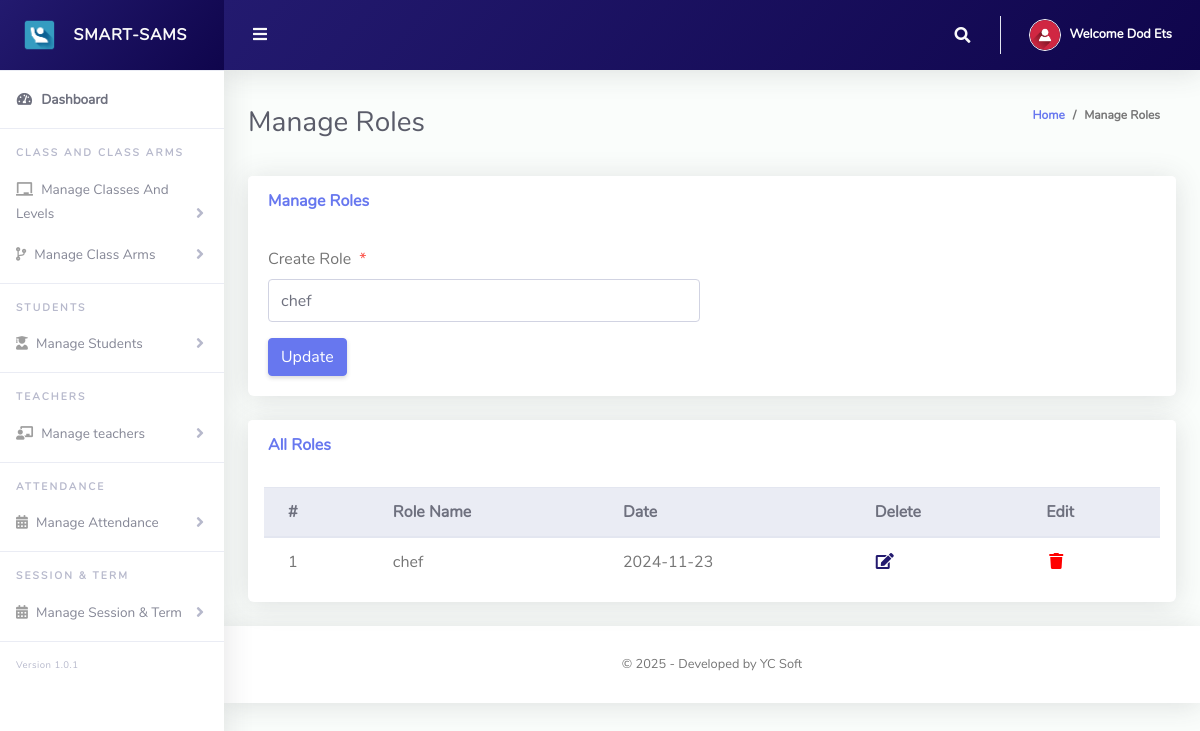
Page /Admin2/roles.php?action=edit&Id=1 (signed in) on the committed database.
### tables this page shows
CREATE TABLE `roles` (
  `id` int(255) NOT NULL,
  `roleName` varchar(255) NOT NULL,
  `school` varchar(255) NOT NULL,
  `dateCreated` varchar(255) NOT NULL
);

### Admin2/roles.php (the view, shortened to what this page needs)
<?php
include '../Includes/dbcon.php';
 if (isset($_GET['Id']) && isset($_GET['action']) && $_GET['action'] == "edit")
	{
        $Id= $_GET['Id'];
        $query=mysqli_query($conn,"SELECT * FROM roles WHERE id ='$Id'");
        $row=mysqli_fetch_array($query);
    }
?>
<!DOCTYPE html>
<html lang="en">
<head>
  <link href="../vendor/fontawesome-free/css/all.min.css" rel="stylesheet" type="text/css">
  <link href="../vendor/bootstrap/css/bootstrap.min.css" rel="stylesheet" type="text/css">
  <link href="css/ruang-admin.min.css" rel="stylesheet">
</head>
<body id="page-top">
  <div id="wrapper">
      <?php include "Includes/sidebar.php";?>
    <div id="content-wrapper" class="d-flex flex-column">
      <div id="content">
       <?php include "Includes/topbar.php";?>
        <div class="container-fluid" id="container-wrapper">
          <div class="d-sm-flex align-items-center justify-content-between mb-4">
            <h1 class="h3 mb-0 text-gray-800">Manage Roles</h1>
            <ol class="breadcrumb">
              <li class="breadcrumb-item"><a href="./">Home</a></li>
              <li class="breadcrumb-item active" aria-current="page">Manage Roles</li>
            </ol>
          </div>
          <div class="row">
            <div class="col-lg-12">
              <div class="card mb-4">
                <div class="card-header py-3 d-flex flex-row align-items-center justify-content-between">
                  <h6 class="m-0 font-weight-bold text-primary">Manage Roles</h6>
                </div>
                <div class="card-body">
                  <form method="post">
                   <div class="form-group row mb-3">
                        <div class="col-xl-6">
                            <label class="form-control-label">Create Role<span class="text-danger ml-2">*</span></label>
                      <input type="text" class="form-control" name="role" id="exampleInputFirstName" value="<?php echo $row['roleName'];?>" placeholder="Role" required>
                        </div>
</div>
<?php
                    if (isset($Id))
                    {
                    ?>
                    <button type="submit" name="update" class="btn btn-primary">Update</button>
                    <?php
                    } else {
                    ?>
                    <button type="submit" name="save" class="btn btn asa">Save</button>
                    <?php
                    }
                    ?>
                                      </form>
                </div>
              </div>
                 <div class="row">
              <div class="col-lg-12">
              <div class="card mb-4">
                <div class="card-header py-3 d-flex flex-row align-items-center justify-content-between">
                  <h6 class="m-0 font-weight-bold text-primary">All Roles</h6>
                </div>
                <div class="table-responsive p-3">
                  <table class="table align-items-center table-flush table-hover" id="dataTableHover">
                    <thead class="thead-light">
                      <tr>
                      <th>#</th>
                        <th>Role Name</th>
                        <th>Date</th>
                        <th>Delete</th>
                        <th>Edit</th>
                      </tr>
                    </thead>
                    <tbody>
                  <?php
                      $query = "SELECT * FROM roles WHERE school='$s'";
                      $rs = $conn->query($query);
                      $sn=0;
                      $num = $rs->num_rows;
                      if($num > 0)
                      {
                        while ($rows = $rs->fetch_assoc())
                          {
                            $sn = $sn + 1;
                            echo"
                              <tr>
                              <td>".$sn."</td>
                                <td>".$rows['roleName']."</td>
                                <td>".$rows['dateCreated']."</td>
                                <td><a href='?action=edit&Id=".$rows['id']."' class='aso'><i class='fas fa-fw fa-edit aso'></i></a></td>
                                <td><a href='?action=delete&Id=".$rows['id']."' style='color: red'><i class='fas fa-fw fa-trash' style='color: red'></i></a></td>
                              </tr>";
                          }
                      }
                      else
                      {
                           echo
                           "<div class='alert alert-danger' role='alert'>
                            No Record Found!
                            </div>";
                      }
                      ?>
                    </tbody>
                  </table>
                </div>
              </div>
            </div>
            </div>
          </div>
        </div>
      </div>
       <?php include "Includes/footer.php";?>
    </div>
  </div>
</body>
</html>

### Admin2/Includes/topbar.php (shortened to what this page needs)
<?php
  $query = "SELECT * FROM tbladmin WHERE Id = ".$_SESSION['userId']."";
  $rs = $conn->query($query);
  $rows = $rs->fetch_assoc();
  $fullName = $rows['firstName']." ".$rows['lastName'];
  $s = $rows['school'];
?>
<nav class="navbar navbar-expand navbar-light bg-gradient topbar mb-4 static-top asc">
          <button id="sidebarToggleTop" class="btn btn-link rounded-circle mr-3">
            <i class="fa fa-bars"></i>
          </button>
          <ul class="navbar-nav ml-auto">
            <li class="nav-item dropdown no-arrow">
              <a class="nav-link dropdown-toggle" href="#" id="searchDropdown" role="button" data-toggle="dropdown"
                aria-haspopup="true" aria-expanded="false">
                <i class="fas fa-search fa-fw"></i>
              </a>
            </li>
            <li class="nav-item dropdown no-arrow">
              <a class="nav-link dropdown-toggle" href="#" id="userDropdown" role="button" data-toggle="dropdown"
                aria-haspopup="true" aria-expanded="false">
                <img class="img-profile rounded-circle" src="img/user-icn.png" style="max-width: 60px">
                <span class="ml-2 d-none d-lg-inline text-white small"><b>Welcome <?php echo $fullName;?></b></span>
              </a>
            </li>
          </ul>
        </nav>

### Admin2/Includes/topbar.php (style rules this page uses)
.asc { background: linear-gradient(130deg, #231a6f, #0f054c); }
.aso { color:#231a6f; }

### rows in the picture
roles: role "chef", roleName "chef", dateCreated "2024-11-23"

### other values in the picture
$fullName "Dod Ets"
